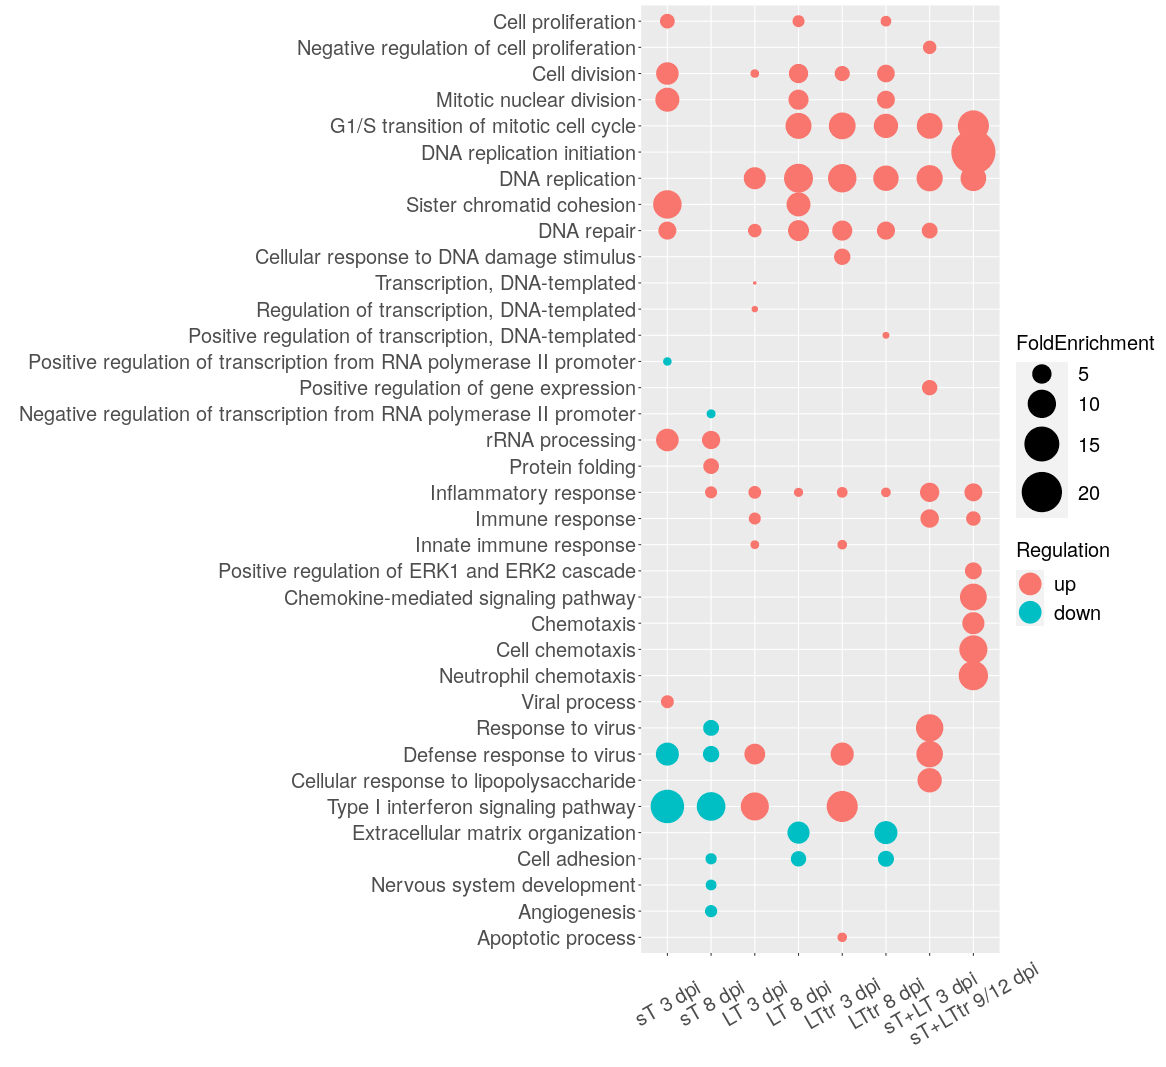

Reproduce this figure in R.
library(ggplot2)
library(dplyr)
library(magrittr)
library(tidyr)
library(forcats)

mydat <- read.csv2("GO_DAVID_Summary_R.csv", sep=",", header=TRUE)
#mydat$GeneRatio <- sapply(mydat$GeneRatio_frac, function(x) eval(parse(text=x)))
mydat$FoldEnrichment <- as.numeric(mydat$FoldEnrichment)
mydat$Comparison <- factor(mydat$Comparison, levels=c("sT 3 dpi","sT 8 dpi","LT 3 dpi","LT 8 dpi","LTtr 3 dpi","LTtr 8 dpi","sT+LT 3 dpi","sT+LTtr 9/12 dpi"))    # solution for point 2
mydat$Term <- factor(mydat$Term, levels=rev(c("Cell proliferation","Negative regulation of cell proliferation","Cell division","Mitotic nuclear division","G1/S transition of mitotic cell cycle","DNA replication initiation","DNA replication","Sister chromatid cohesion","DNA repair","Cellular response to DNA damage stimulus","Transcription, DNA-templated","Regulation of transcription, DNA-templated","Positive regulation of transcription, DNA-templated","Positive regulation of transcription from RNA polymerase II promoter","Positive regulation of gene expression","Negative regulation of transcription from RNA polymerase II promoter","rRNA processing","Protein folding","Inflammatory response","Immune response","Innate immune response","Positive regulation of ERK1 and ERK2 cascade","Chemokine-mediated signaling pathway","Chemotaxis","Cell chemotaxis","Neutrophil chemotaxis","Viral process","Response to virus","Defense response to virus","Cellular response to lipopolysaccharide","Type I interferon signaling pathway","Extracellular matrix organization","Cell adhesion","Nervous system development","Angiogenesis","Apoptotic process")))    # solution for point 2
mydat$Regulation <- factor(mydat$Regulation, levels=c("up","down"))
png("bubble.png", width=1166, height=1067)
ggplot(mydat, aes(y = Term, x = Comparison, size = FoldEnrichment)) + geom_point(aes(color = Regulation), alpha = 1.0) + labs(x = "", y = "") + theme(axis.text.x = element_text(angle = 30, vjust = 0.5)) + theme(axis.text = element_text(size = 20)) + theme(legend.text = element_text(size = 20)) + theme(legend.title = element_text(size = 20)) + scale_size(range = c(1, 20)) + guides(color = guide_legend(override.aes = list(size = 10)))    # solution for point 1
dev.off()
